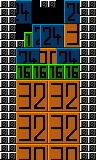

Rendered tile map (Tiled .tmx) drawn with the repository's tilesets; below, a short description and the full map source, tile grids included:
An orthogonal 12x20 tile map with 8x8 px tiles, 1 tile layer (tiles) and 3 objects (3x Obstacle).

<map version="1.4" tiledversion="1.4.3" orientation="orthogonal" renderorder="right-down" width="12" height="20" tilewidth="8" tileheight="8" infinite="0" nextlayerid="6" nextobjectid="13">
 <editorsettings>
  <export target="../../../resources/levels/zones/dev_0/01.json" format="ld48-export" />
 </editorsettings>
 <tileset firstgid="1" source="../../tsx/dev.tsx" />
 <layer id="1" name="tiles" width="12" height="20">
  <properties>
   <property name="z" type="float" value="1" />
  </properties>
  <data encoding="csv">
127,127,95,96,0,127,127,0,94,95,127,127,
127,127,113,114,0,0,0,0,112,113,127,127,
127,127,131,132,75,76,77,78,130,131,127,127,
127,127,91,92,94,94,95,96,97,98,127,127,
127,127,109,110,112,112,113,114,115,116,127,127,
127,127,127,128,130,130,131,132,133,134,127,127,
127,127,94,95,96,80,81,94,95,96,127,127,
127,127,112,113,114,98,99,112,113,114,127,127,
127,127,110,111,110,111,110,111,110,111,127,127,
127,127,128,129,128,129,128,129,128,129,127,127,
127,127,79,80,81,82,79,80,81,82,127,127,
127,127,97,98,99,100,97,98,99,100,127,127,
127,127,115,116,117,118,115,116,117,118,127,127,
127,127,133,134,135,136,133,134,135,136,127,127,
127,127,79,80,81,82,79,80,81,82,127,127,
127,127,97,98,99,100,97,98,99,100,127,127,
127,127,115,116,117,118,115,116,117,118,127,127,
127,127,133,134,135,136,133,134,135,136,127,127,
127,127,79,80,81,82,79,80,81,82,127,127,
127,127,97,98,99,100,97,98,99,100,127,127
</data>
 </layer>
 <objectgroup id="2" name="solid" />
 <objectgroup id="5" name="obstacle">
  <properties>
   <property name="z" type="float" value="1" />
  </properties>
  <object id="10" name="Obstacle" type="Obstacle" x="16" y="80" width="8" height="8" />
  <object id="11" name="Obstacle" type="Obstacle" x="72" y="80" width="8" height="8" />
  <object id="12" name="Obstacle" type="Obstacle" x="44" y="128" width="8" height="8" />
 </objectgroup>
 <objectgroup id="3" name="player">
  <properties>
   <property name="z" type="float" value="2" />
  </properties>
 </objectgroup>
</map>
